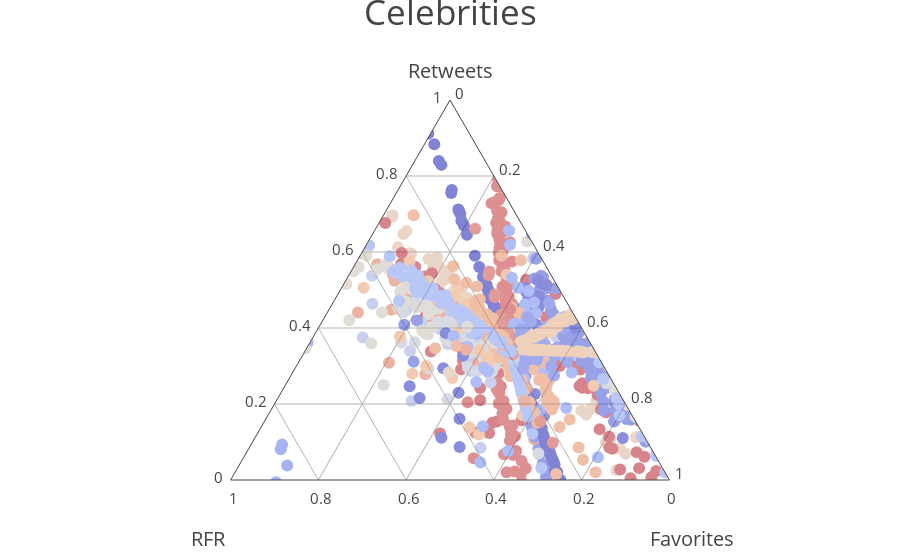

Notebook code for this chart:
### Markdown cell above
### Plotting

### Code cell
ternary_plot(normalized)

### Figure 1 — Plotly figure (JSON) as saved in the notebook; plotly's stock layout.template omitted (floating-point values rounded to 4 significant figures; data arrays with more than 128 entries replaced by an {"elided": "..."} marker saying what was removed)
{"data": [{"a": {"elided": "3865 float values"}, "b": {"elided": "3865 float values"}, "c": {"elided": "3865 float values"}, "marker": {"autocolorscale": true, "color": {"elided": "3865 float values"}, "size": 12, "symbol": "o"}, "mode": "markers", "opacity": 0.5, "text": {"elided": "3865 str values"}, "type": "scatterternary"}], "layout": {"annotations": [{"font": {"size": 35}, "showarrow": false, "text": "Celebrities", "x": 0.5, "y": 1.3}], "ternary": {"aaxis": {"showgrid": true, "showline": true, "tickcolor": "rgba(0,0,0,0)", "tickfont": {"size": 15}, "ticklen": 5, "title": "Retweets", "titlefont": {"size": 20}}, "baxis": {"showgrid": true, "showline": true, "tickcolor": "rgba(0,0,0,0)", "tickfont": {"size": 15}, "ticklen": 5, "title": "<br>RFR", "titlefont": {"size": 20}}, "caxis": {"showgrid": true, "showline": true, "tickcolor": "rgba(0,0,0,0)", "tickfont": {"size": 15}, "ticklen": 5, "title": "<br>Favorites", "titlefont": {"size": 20}}, "sum": 1}}}
